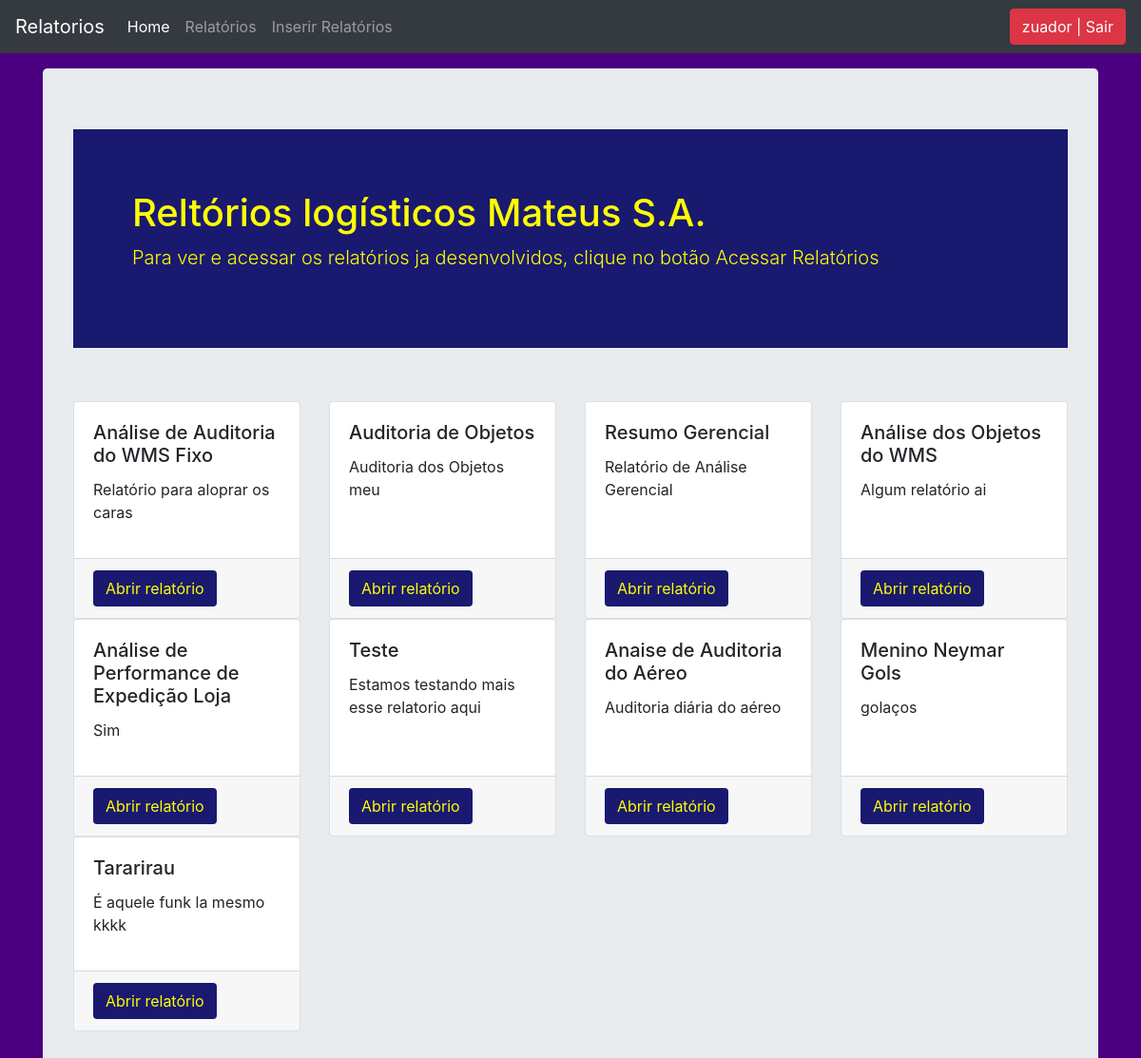
The app's page /list_items/ (signed in) with its own data.
### stockmgmt/models.py (models this page shows, shortened)
class Stock(models.Model):
	tipo_relatorio = models.ForeignKey(Tipo_relatorio, on_delete=models.CASCADE, blank=True)
	descricao = models.CharField( max_length=140, blank=True, null=True )
	nome_relatorio = models.CharField(max_length=140, blank=True, null=True)
	link = models.URLField( max_length=50, blank=True, null=True )
	sob_supervisao = models.CharField( max_length=50, blank=True, null=True)
	reportar_erro = models.IntegerField(default='0', blank=False, null=True)

### stockmgmt/views.py (the view, shortened to what this page needs)
# urls.py: path('list_items/', views.list_items, name='list_items'),
@login_required
def list_items(request):
    form = StockSearchForm( request.POST or None )
    header = 'Reltórios logísticos Mateus S.A.'
    queryset = Stock.objects.all()
    context = {
        "form": form,
        "header": header,
        "queryset": queryset,
         }
    return render(request, "list_items.html", context)

### stockmgmt/models.py (called while the page is built)
    def __str__(self):
        return self.name

### stockmgmt/templates/list_items.html (shortened to what this page needs)
{% load static %}
{% load crispy_forms_tags %}
<html lang="en">
<link href="{% static 'css/stylesheet.css' %}" rel="stylesheet">
<head>
</head>
<body>
</body>
</html>
<!doctype html>
<html lang="en">
  <head>
<link href="{% static 'css/stylesheet.css' %}" rel="stylesheet">
<link href="{% static 'css/bootstrap.min.css' %}" rel="stylesheet">
    <link href="{% static 'css/navbar-top-fixed.css' %}" rel="stylesheet">
  </head>
  <body>
{% include 'navbar.html' %}
<main role="main" class="container">
  <div class="jumbotron">
      <div class="container ney">
          <main role="main" class="container ney">
              <div class="jumbotron ney">
                  <h1>{{header}}</h1>
                  <p class="lead">Para ver e acessar os relatórios ja desenvolvidos, clique no botão Acessar Relatórios</p>
              </div>
          </main>
      </div>
        <br>
    <div class="row mb-3">
      {% for instance in queryset %}
      <div class="col-sm-3">
        <div class="card h-100 mb-3">
          <div class="card-body">
            <h5 class="card-title">{{instance.nome_relatorio}}</h5>
            <p class="card-text">{{instance.descricao}}</p>
          </div>
        <div class="card-footer">
            <a href="{{instance.link}}" class="btn ney">Abrir relatório</a>
        </div>
        </div>
      </div>
      {% endfor %}
    </div>
  </div>
</main>
      </body>
</html>

### stockmgmt/templates/navbar.html (shortened to what this page needs)
<nav class="navbar navbar-expand-md navbar-dark fixed-top bg-dark">
  <a class="navbar-brand" href="#">Relatorios</a>
  <div class="collapse navbar-collapse" id="navbarCollapse">
    <ul class="navbar-nav mr-auto">
      <li class="nav-item active">
        <a class="nav-link" href="/">Home<span class="sr-only">(current)</span></a>
      </li>
        {% if request.user.is_authenticated %}
      <li class="nav-item">
        <a class="nav-link" href="/list_items">Relatórios</a>
      </li>
      <li class="nav-item">
        <a class="nav-link" href="/add_items">Inserir Relatórios</a>
      </li>
        {% endif %}
    </ul>
        <ul class="navbar-nav">
        {% if request.user.is_authenticated %}
        <li><a href="/accounts/logout"><button class="btn btn-danger bi bi-bar-chart-fill">{{ user }} | Sair</button></a></li>
        {% else %}
            <li><a href="/accounts/login"><button class="btn btn-danger bi bi-bar-chart-fill">Login</button></a></li>
        {% endif %}
    </ul>
  </div>
</nav>

### stockmgmt/static/css/stylesheet.css (style rules this page uses)
body { background:#ffef96 }

### stockmgmt/static/css/navbar-top-fixed.css (style rules this page uses)
body { min-height: 75rem; padding-top: 4.5rem; }

### stockmgmt/templates/list_items.html (style rules this page uses)
.ney { font-size: medium; background-color: rgb(25,25,112); color: yellow; }
body { background-color: rgb(75,0,130); }

### records on screen
Stock: nome_relatorio "Análise de Auditoria do WMS Fixo", descricao "Relatório para aloprar os caras"
Stock: nome_relatorio "Auditoria de Objetos", descricao "Auditoria dos Objetos meu"
Stock: nome_relatorio "Resumo Gerencial", descricao "Relatório de Análise Gerencial"
Stock: nome_relatorio "Análise dos Objetos do WMS", descricao "Algum relatório ai"
Stock: nome_relatorio "Análise de Performance de Expedição Loja", descricao "Sim"
Stock: nome_relatorio "Teste", descricao "Estamos testando mais esse relatorio aqui"
Stock: nome_relatorio "Anaise de Auditoria do Aéreo", descricao "Auditoria diária do aéreo"
Stock: nome_relatorio "Menino Neymar Gols", descricao "golaços"
Stock: nome_relatorio "Tararirau", descricao "É aquele funk la mesmo kkkk"

### other values on screen
{{ user }} "zuador"
{{ header }} "Reltórios logísticos Mateus S.A."
